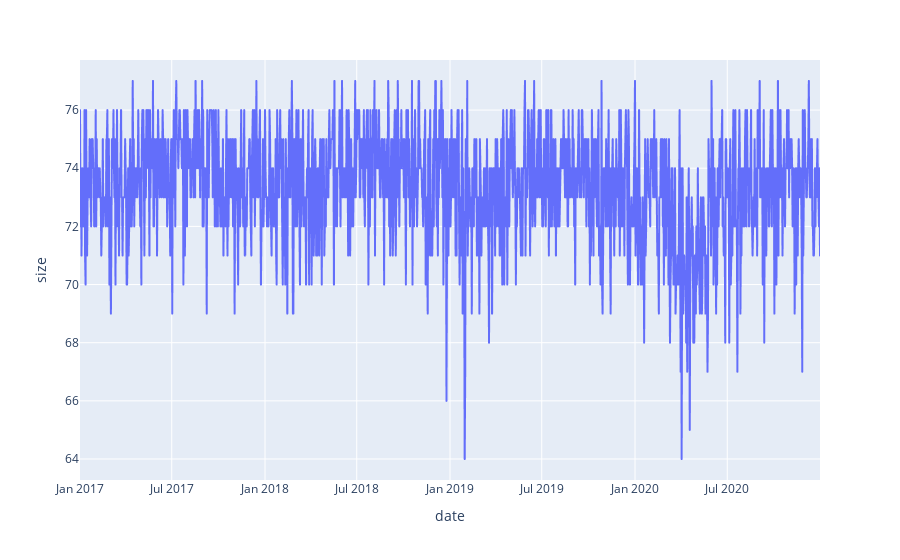

Notebook code for this chart:
### Markdown cell above
We will be creating visualizations of the data using the cumulative crime data for the city, as we will be able to detect seasonality from a city wide standpoint.

### Code cell
# total crimes for the entire city per day
df_total_city = df_new
df_total_city = df_new.groupby(df_total_city['date'], as_index=False).size()
df_total_city.set_index('date',inplace=True)

fig = px.line(df_total_city, y="size")
fig.show()

### Figure 1 — Plotly figure (JSON) as saved in the notebook; plotly's stock layout.template omitted (floating-point values rounded to 4 significant figures; data arrays with more than 128 entries replaced by an {"elided": "..."} marker saying what was removed)
{"data": [{"hovertemplate": "date=%{x}<br>size=%{y}<extra></extra>", "legendgroup": "", "line": {"color": "#636efa", "dash": "solid"}, "mode": "lines", "name": "", "showlegend": false, "type": "scattergl", "x": {"elided": "1461 str values"}, "xaxis": "x", "y": {"elided": "1461 int values"}, "yaxis": "y"}], "layout": {"legend": {"tracegroupgap": 0}, "margin": {"t": 60}, "xaxis": {"anchor": "y", "domain": [0, 1], "title": {"text": "date"}}, "yaxis": {"anchor": "x", "domain": [0, 1], "title": {"text": "size"}}}}
